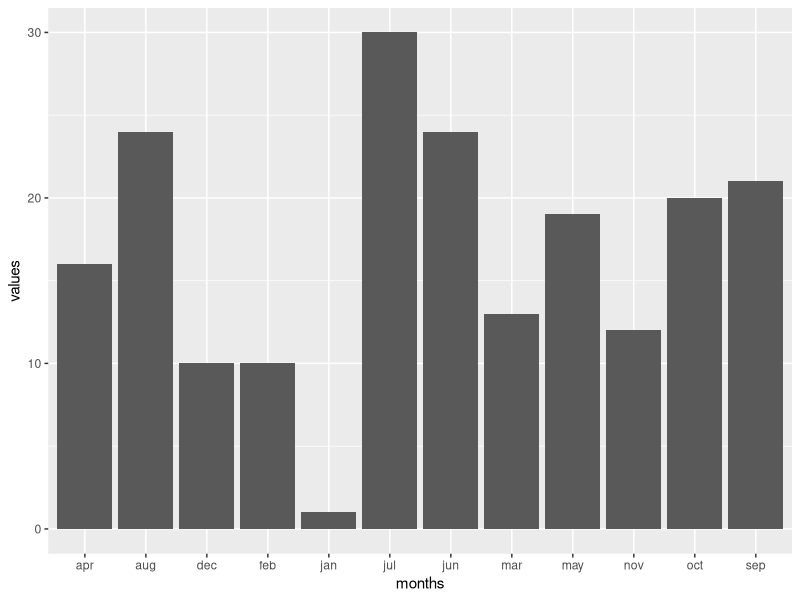

Write the R code that produced this figure.
##################################################
# Sample ggplot
# N. Stern, 06.12.2018
##################################################
library(ggplot2)

months <-rep(c("jan", "feb", "mar", "apr", "may", "jun", 
               "jul", "aug", "sep", "oct", "nov", "dec"), 2)
chickens <-c(1, 2, 3, 3, 3, 4, 5, 4, 3, 4, 2, 2)
eggs <-c(0, 8, 10, 13, 16, 20, 25, 20, 18, 16, 10, 8)
values <-c(chickens, eggs)
type <-c(rep("chickens", 12), rep("eggs", 12))
mydata <-data.frame(months, values)

p <- ggplot(mydata, aes(months, values))

# won't work
# p +geom_bar()

p +geom_bar(stat = "identity")

